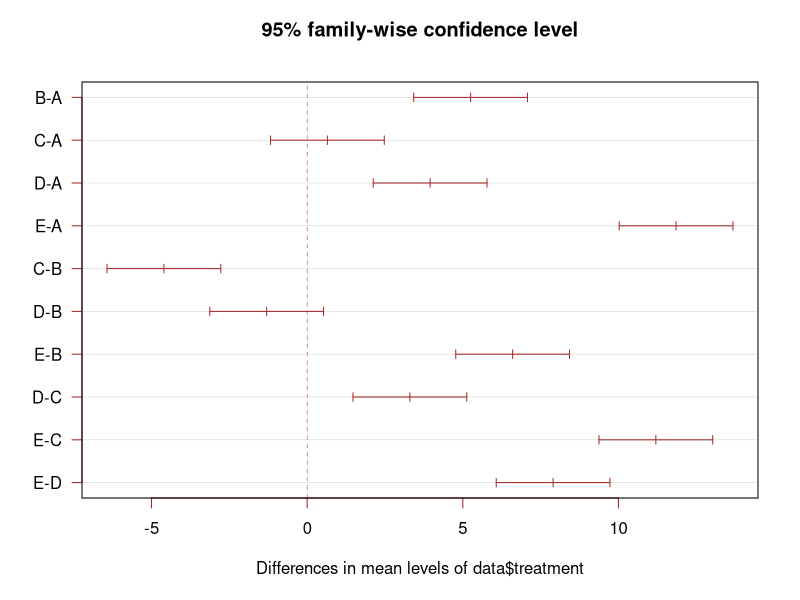
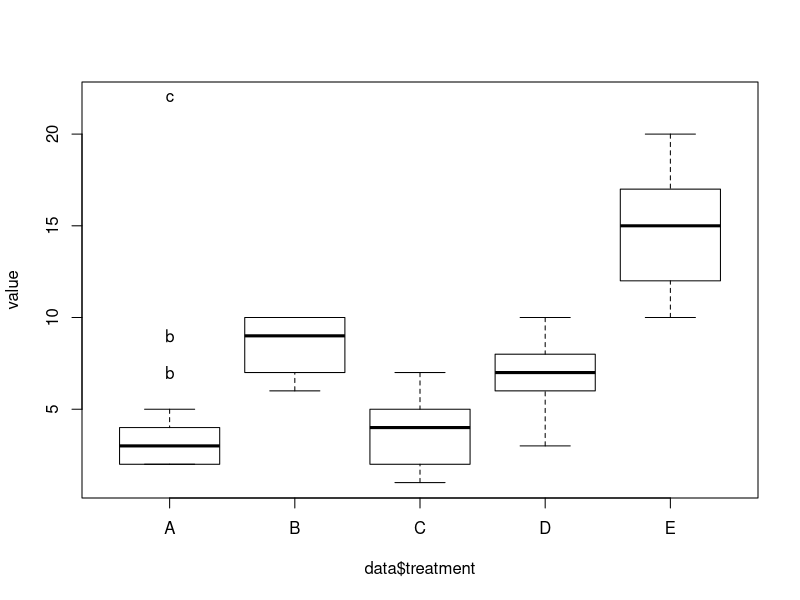

Recreate these plots in R, in order.
library(multcompView)

# Create data
treatment=c(rep("A", 20) , rep("B", 20) , rep("C", 20), rep("D", 20) ,  rep("E", 20))
value=c( sample(2:5, 20 , replace=T) , sample(6:10, 20 , replace=T), sample(1:7, 20 , replace=T), sample(3:10, 20 , replace=T) , sample(10:20, 20 , replace=T) )
data=data.frame(treatment,value)

# What is the effect of the treatment on the value ?
model=lm( data$value ~ data$treatment )
ANOVA=aov(model)

# Tukey test to study each pair of treatment :
TUKEY <- TukeyHSD(x=ANOVA, 'data$treatment', conf.level=0.95)

# Tuckey test representation :
plot(TUKEY , las=1 , col="brown" )


# I need to group the treatments that are not different each other together.
generate_label_df <- function(TUKEY, variable){
  
  # Extract labels and factor levels from Tukey post-hoc 
  Tukey.levels <- TUKEY[[variable]][,4]
  Tukey.labels <- data.frame(multcompLetters(Tukey.levels)['Letters'])
  
  #I need to put the labels in the same order as in the boxplot :
  Tukey.labels$treatment=rownames(Tukey.labels)
  Tukey.labels=Tukey.labels[order(Tukey.labels$treatment) , ]
  return(Tukey.labels)
}

# Apply the function on my dataset
LABELS=generate_label_df(TUKEY , "data$treatment")


# A panel of colors to draw each group with the same color :
my_colors=c( rgb(143,199,74,maxColorValue = 255),rgb(242,104,34,maxColorValue = 255), rgb(111,145,202,maxColorValue = 255),rgb(254,188,18,maxColorValue = 255) , rgb(74,132,54,maxColorValue = 255),rgb(236,33,39,maxColorValue = 255),rgb(165,103,40,maxColorValue = 255))

# Draw the basic boxplot
a=boxplot(data$value ~ data$treatment , ylim=c(min(data$value) , 1.1*max(data$value)) , col=my_colors[as.numeric(LABELS[,1])] , ylab="value" , main="")

# I want to write the letter over each box. Over is how high I want to write it.
over=0.1*max( a$stats[nrow(a$stats),] )

#Add the labels
text( c(1:nlevels(data$treatment)) , a$stats[nrow(a$stats),]+over , LABELS[,1]  , col=my_colors[as.numeric(LABELS[,1])] )
